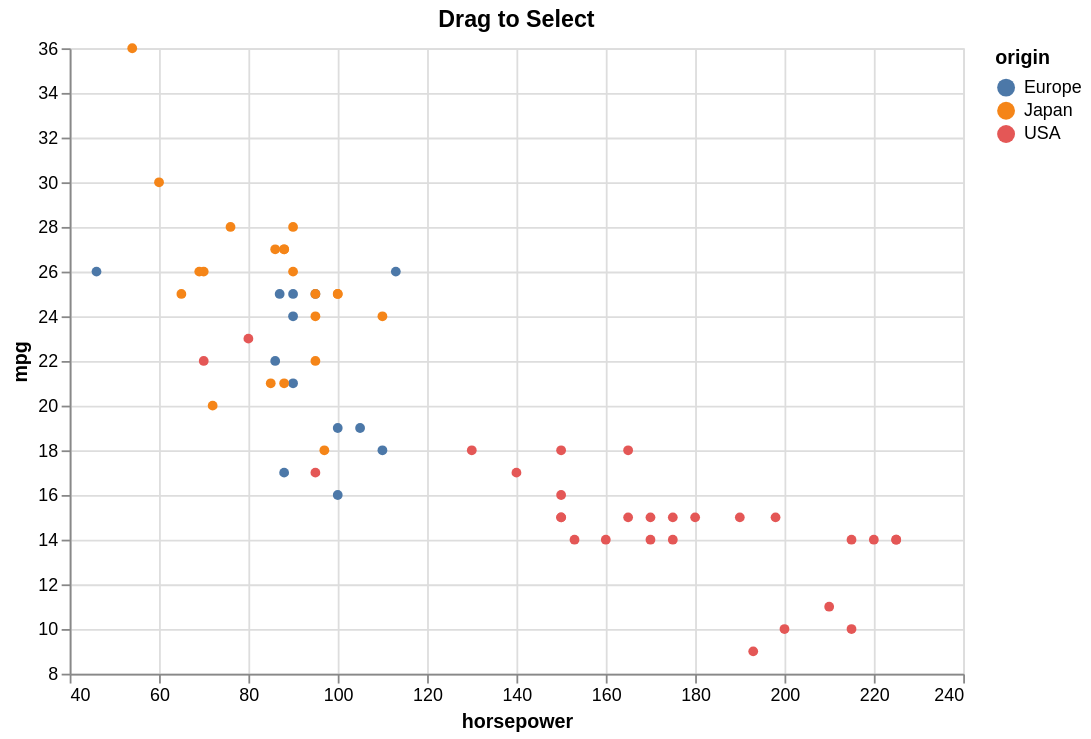

This figure's Vega-Lite source:
### Vega-Lite specification from a JSON file in a GitHub repository (floating-point values rounded to 4 significant figures)
{"$schema": "https://vega.github.io/schema/vega-lite/v5.json", "config": {"axis": {"labelLimit": 0}, "header": {"labelLimit": 0}, "legend": {"labelLimit": 0}}, "data": {"values": [{"acceleration": 12.0, "cylinders": 8, "horsepower": 130, "mpg": 18, "origin": "USA", "weight": 3504}, {"acceleration": 11.5, "cylinders": 8, "horsepower": 165, "mpg": 15, "origin": "USA", "weight": 3693}, {"acceleration": 11.0, "cylinders": 8, "horsepower": 150, "mpg": 18, "origin": "USA", "weight": 3436}, {"acceleration": 12.0, "cylinders": 8, "horsepower": 150, "mpg": 16, "origin": "USA", "weight": 3433}, {"acceleration": 10.5, "cylinders": 8, "horsepower": 140, "mpg": 17, "origin": "USA", "weight": 3449}, {"acceleration": 10.0, "cylinders": 8, "horsepower": 198, "mpg": 15, "origin": "USA", "weight": 4341}, {"acceleration": 9.0, "cylinders": 8, "horsepower": 220, "mpg": 14, "origin": "USA", "weight": 4354}, {"acceleration": 8.5, "cylinders": 8, "horsepower": 215, "mpg": 14, "origin": "USA", "weight": 4312}, {"acceleration": 10.0, "cylinders": 8, "horsepower": 225, "mpg": 14, "origin": "USA", "weight": 4425}, {"acceleration": 8.5, "cylinders": 8, "horsepower": 190, "mpg": 15, "origin": "USA", "weight": 3850}, {"acceleration": 10.0, "cylinders": 8, "horsepower": 170, "mpg": 15, "origin": "USA", "weight": 3563}, {"acceleration": 8.0, "cylinders": 8, "horsepower": 160, "mpg": 14, "origin": "USA", "weight": 3609}, {"acceleration": 9.5, "cylinders": 8, "horsepower": 150, "mpg": 15, "origin": "USA", "weight": 3761}, {"acceleration": 10.0, "cylinders": 8, "horsepower": 225, "mpg": 14, "origin": "USA", "weight": 3086}, {"acceleration": 15.0, "cylinders": 4, "horsepower": 95, "mpg": 24, "origin": "Japan", "weight": 2372}, {"acceleration": 15.5, "cylinders": 4, "horsepower": 95, "mpg": 22, "origin": "Japan", "weight": 2833}, {"acceleration": 15.5, "cylinders": 4, "horsepower": 97, "mpg": 18, "origin": "Japan", "weight": 2774}, {"acceleration": 16.0, "cylinders": 4, "horsepower": 85, "mpg": 21, "origin": "Japan", "weight": 2587}, {"acceleration": 14.5, "cylinders": 4, "horsepower": 88, "mpg": 27, "origin": "Japan", "weight": 2130}, {"acceleration": 20.5, "cylinders": 4, "horsepower": 46, "mpg": 26, "origin": "Europe", "weight": 1835}, {"acceleration": 17.5, "cylinders": 4, "horsepower": 87, "mpg": 25, "origin": "Europe", "weight": 2672}, {"acceleration": 15.0, "cylinders": 4, "horsepower": 90, "mpg": 24, "origin": "Europe", "weight": 2430}, {"acceleration": 17.5, "cylinders": 4, "horsepower": 95, "mpg": 25, "origin": "Europe", "weight": 2375}, {"acceleration": 15.5, "cylinders": 4, "horsepower": 113, "mpg": 26, "origin": "Europe", "weight": 2234}, {"acceleration": 18.5, "cylinders": 4, "horsepower": 90, "mpg": 21, "origin": "Europe", "weight": 2648}, {"acceleration": 14.0, "cylinders": 8, "horsepower": 215, "mpg": 10, "origin": "USA", "weight": 4615}, {"acceleration": 13.0, "cylinders": 8, "horsepower": 200, "mpg": 10, "origin": "USA", "weight": 4376}, {"acceleration": 13.5, "cylinders": 8, "horsepower": 210, "mpg": 11, "origin": "USA", "weight": 4382}, {"acceleration": 18.0, "cylinders": 8, "horsepower": 193, "mpg": 9, "origin": "USA", "weight": 4732}, {"acceleration": 14.5, "cylinders": 4, "horsepower": 88, "mpg": 27, "origin": "Japan", "weight": 2130}, {"acceleration": 13.5, "cylinders": 4, "horsepower": 90, "mpg": 28, "origin": "Japan", "weight": 2264}, {"acceleration": 15.5, "cylinders": 4, "horsepower": 95, "mpg": 25, "origin": "Japan", "weight": 2228}, {"acceleration": 19.0, "cylinders": 4, "horsepower": 100, "mpg": 25, "origin": "Japan", "weight": 2046}, {"acceleration": 13.0, "cylinders": 4, "horsepower": 105, "mpg": 19, "origin": "Europe", "weight": 2634}, {"acceleration": 15.5, "cylinders": 4, "horsepower": 100, "mpg": 16, "origin": "Europe", "weight": 2702}, {"acceleration": 16.5, "cylinders": 4, "horsepower": 88, "mpg": 17, "origin": "Europe", "weight": 2875}, {"acceleration": 17.0, "cylinders": 4, "horsepower": 100, "mpg": 19, "origin": "Europe", "weight": 2901}, {"acceleration": 11.0, "cylinders": 6, "horsepower": 165, "mpg": 18, "origin": "USA", "weight": 3353}, {"acceleration": 11.5, "cylinders": 6, "horsepower": 175, "mpg": 14, "origin": "USA", "weight": 3169}, {"acceleration": 12.5, "cylinders": 6, "horsepower": 153, "mpg": 14, "origin": "USA", "weight": 2906}, {"acceleration": 13.5, "cylinders": 6, "horsepower": 150, "mpg": 15, "origin": "USA", "weight": 3380}, {"acceleration": 12.0, "cylinders": 8, "horsepower": 180, "mpg": 15, "origin": "USA", "weight": 3740}, {"acceleration": 11.0, "cylinders": 8, "horsepower": 170, "mpg": 14, "origin": "USA", "weight": 4080}, {"acceleration": 11.5, "cylinders": 8, "horsepower": 175, "mpg": 15, "origin": "USA", "weight": 3645}, {"acceleration": 14.0, "cylinders": 4, "horsepower": 110, "mpg": 24, "origin": "Japan", "weight": 2585}, {"acceleration": 19.0, "cylinders": 4, "horsepower": 72, "mpg": 20, "origin": "Japan", "weight": 2310}, {"acceleration": 15.0, "cylinders": 4, "horsepower": 100, "mpg": 25, "origin": "Japan", "weight": 2472}, {"acceleration": 16.0, "cylinders": 4, "horsepower": 88, "mpg": 21, "origin": "Japan", "weight": 2265}, {"acceleration": 19.5, "cylinders": 4, "horsepower": 86, "mpg": 27, "origin": "Japan", "weight": 2110}, {"acceleration": 14.5, "cylinders": 4, "horsepower": 90, "mpg": 26, "origin": "Japan", "weight": 2800}, {"acceleration": 19.5, "cylinders": 4, "horsepower": 70, "mpg": 26, "origin": "Japan", "weight": 2110}, {"acceleration": 17.0, "cylinders": 4, "horsepower": 76, "mpg": 28, "origin": "Japan", "weight": 2085}, {"acceleration": 17.0, "cylinders": 4, "horsepower": 65, "mpg": 25, "origin": "Japan", "weight": 2245}, {"acceleration": 15.0, "cylinders": 4, "horsepower": 69, "mpg": 26, "origin": "Japan", "weight": 1965}, {"acceleration": 17.0, "cylinders": 4, "horsepower": 60, "mpg": 30, "origin": "Japan", "weight": 1755}, {"acceleration": 14.0, "cylinders": 6, "horsepower": 70, "mpg": 22, "origin": "USA", "weight": 2815}, {"acceleration": 12.5, "cylinders": 6, "horsepower": 95, "mpg": 17, "origin": "USA", "weight": 3210}, {"acceleration": 13.5, "cylinders": 6, "horsepower": 80, "mpg": 23, "origin": "USA", "weight": 3380}, {"acceleration": 15.5, "cylinders": 4, "horsepower": 54, "mpg": 36, "origin": "Japan", "weight": 1760}, {"acceleration": 14.0, "cylinders": 4, "horsepower": 90, "mpg": 25, "origin": "Europe", "weight": 2130}, {"acceleration": 15.5, "cylinders": 4, "horsepower": 86, "mpg": 22, "origin": "Europe", "weight": 2205}, {"acceleration": 13.5, "cylinders": 4, "horsepower": 110, "mpg": 18, "origin": "Europe", "weight": 2245}]}, "encoding": {"color": {"field": "origin", "type": "nominal"}, "opacity": {"condition": {"param": "brush", "value": 1}, "value": 0.1}, "tooltip": [{"field": "horsepower", "type": "quantitative"}, {"field": "origin", "type": "nominal"}, {"field": "mpg", "type": "quantitative"}], "x": {"field": "horsepower", "scale": {"zero": false}, "type": "quantitative"}, "y": {"field": "mpg", "scale": {"zero": false}, "type": "quantitative"}}, "height": 350, "mark": {"filled": true, "type": "point"}, "params": [{"name": "brush", "select": "interval"}], "title": "Drag to Select", "width": 500}
